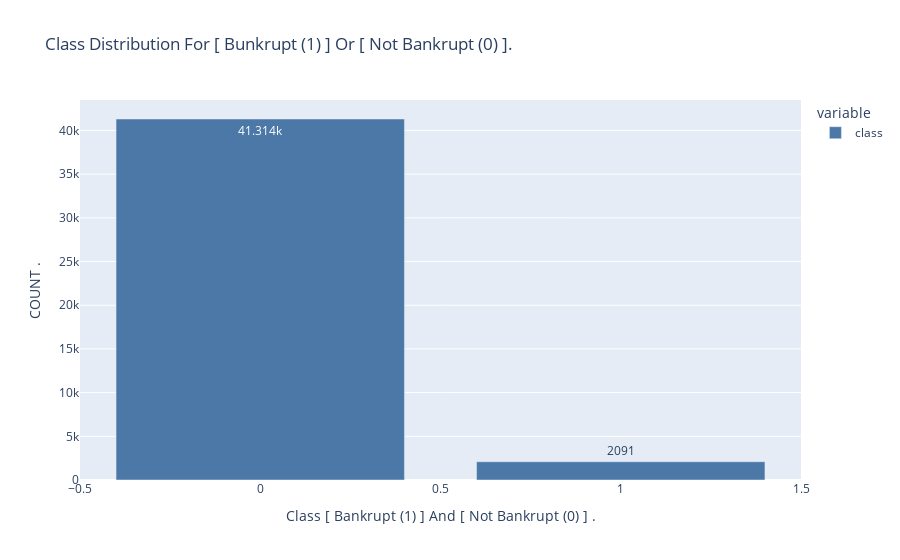

The code cell stored with this chart in its notebook:
### Markdown cell above
# <b>`2.PERFORM EXPLORATORY DATA ANALYSIS (EDA).`</b>

### Code cell
# copy_df1["class"].value_counts().plot(kind="bar")
fig=px.bar(
    data["class"].value_counts(),
    text_auto=True,
    color_discrete_sequence=px.colors.qualitative.T10,
    title="Class Distribution For [ Bunkrupt (1) ] Or [ Not Bankrupt (0) ]."
    )
fig.update_layout(xaxis_title="Class [ Bankrupt (1) ] And [ Not Bankrupt (0) ] .",yaxis_title="COUNT .")
fig.show()

### Figure 1 — Plotly figure (JSON) as saved in the notebook; plotly's stock layout.template omitted (floating-point values rounded to 4 significant figures)
{"data": [{"alignmentgroup": "True", "hovertemplate": "variable=class<br>index=%{x}<br>value=%{y}<extra></extra>", "legendgroup": "class", "marker": {"color": "#4C78A8", "pattern": {"shape": ""}}, "name": "class", "offsetgroup": "class", "orientation": "v", "showlegend": true, "textposition": "auto", "texttemplate": "%{y}", "type": "bar", "x": [0, 1], "xaxis": "x", "y": [41314, 2091], "yaxis": "y"}], "layout": {"barmode": "relative", "legend": {"title": {"text": "variable"}, "tracegroupgap": 0}, "title": {"text": "Class Distribution For [ Bunkrupt (1) ] Or [ Not Bankrupt (0) ]."}, "xaxis": {"anchor": "y", "domain": [0, 1], "title": {"text": "Class [ Bankrupt (1) ] And [ Not Bankrupt (0) ] ."}}, "yaxis": {"anchor": "x", "domain": [0, 1], "title": {"text": "COUNT ."}}}}
